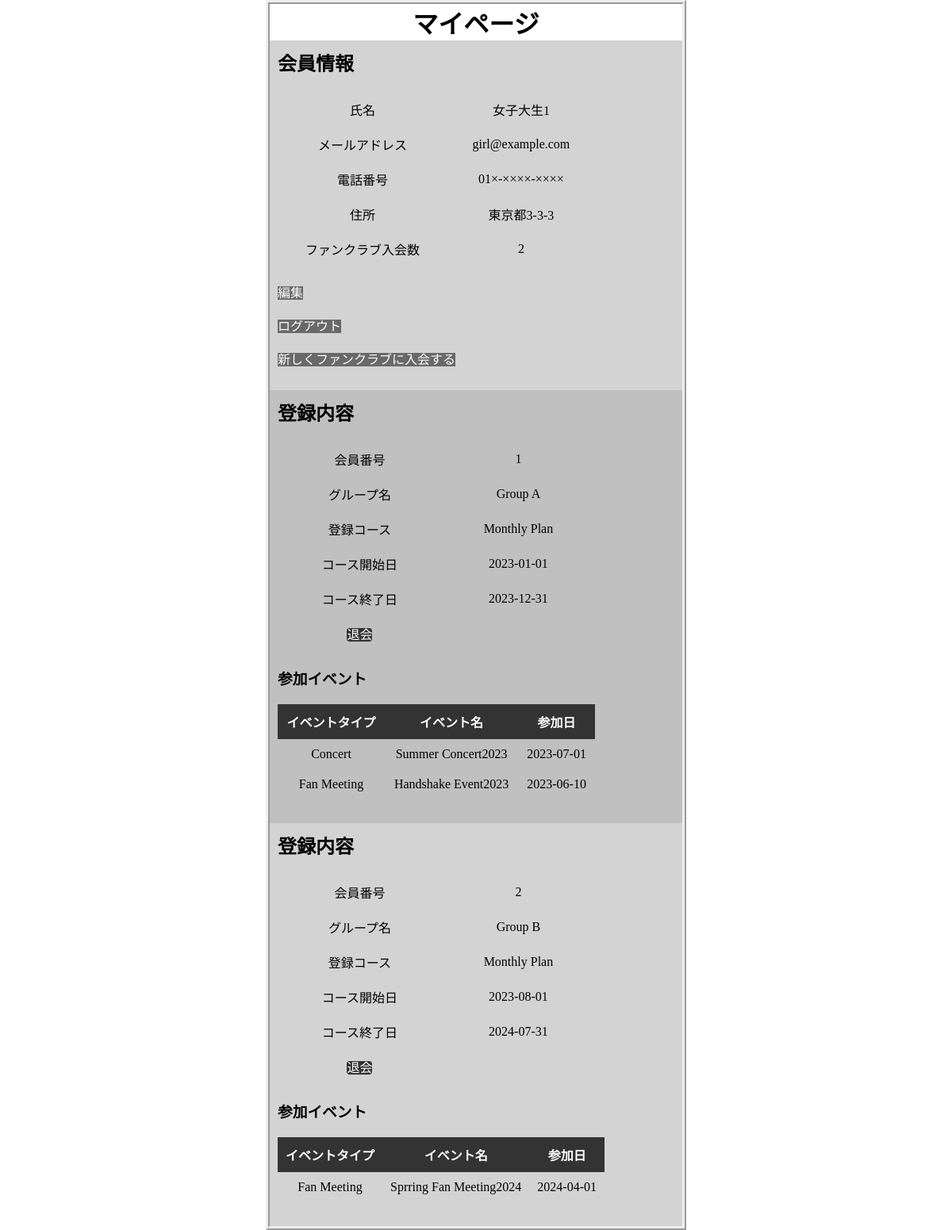
Screenshot of /customer/1 with the database file from the repository.
### tables this page shows
CREATE TABLE Customer (
    id INTEGER PRIMARY KEY,
    name TEXT,
    email TEXT UNIQUE,
    phone TEXT,
    address TEXT
);

CREATE TABLE Subscription (
    id INTEGER PRIMARY KEY,
    customer_id INTEGER,
    group_id INTEGER,
    course_id INTEGER,
    start_date date,
    end_date date,
    FOREIGN KEY (customer_id) REFERENCES Customer(id),
    FOREIGN KEY (group_id) REFERENCES Artist(id),
    FOREIGN KEY (course_id) REFERENCES SubscriptionCourse(id)
);

CREATE TABLE Artist (
    id INTEGER PRIMARY KEY,
    name TEXT,
    debut_year INTEGER
);

CREATE TABLE SubscriptionCourse (
    id INTEGER PRIMARY KEY,
    course_name TEXT,
    fee INTEGER,
    duration_months INTEGER NOT NULL
);

CREATE TABLE EventParticipation (
    subscription_id INTEGER,
    event_id INTEGER,
    participation_date date,
    PRIMARY KEY(subscription_id,event_id),
    FOREIGN KEY (subscription_id) REFERENCES Subscription(id),
    FOREIGN KEY (event_id) REFERENCES Event(id)
);

CREATE TABLE EventType (
    id INTEGER PRIMARY KEY,
    type_name TEXT
);

CREATE TABLE Event (
    id INTEGER PRIMARY KEY,
    name TEXT,
    group_id INTEGER,
    type_id INTEGER,
    FOREIGN KEY (group_id) REFERENCES Artist(id)
    FOREIGN KEY (type_id) REFERENCES EventType(id)
);

### app.py (the view)
@app.route('/customer/<id>')
def customer(id: str) -> str:
    con = get_db()
    cur = con.cursor()
    id_num = int(id)
    customer = cur.execute('SELECT * FROM Customer WHERE id = ?', (id_num,)).fetchone()
    cnt = cur.execute('''
        SELECT COUNT(s.id) AS subscription_count
        FROM
            Subscription s
        WHERE
            s.customer_id = ?
    ''', (id_num,)).fetchone()[0]
    s_list = cur.execute('''
        SELECT
            s.id AS subscription_id,
            a.name AS artist_name,
            sc.course_name,
            s.start_date,
            s.end_date
        FROM
            Subscription s
            JOIN Artist a ON s.group_id = a.id
            JOIN SubscriptionCourse sc ON s.course_id = sc.id
        WHERE
            s.customer_id = ?
    ''', (id_num,)).fetchall()
    e_dict = {}
    for subscription in s_list:
        subscription_id = subscription['subscription_id']
        events = cur.execute('''
            SELECT
                e.name AS event_name,
                et.type_name AS type_name,
                ep.participation_date AS participation_date
            FROM
                EventParticipation ep
                JOIN Event e ON ep.event_id = e.id
                JOIN EventType et ON e.type_id = et.id
            WHERE
                ep.subscription_id = ?
        ''', (subscription_id,)).fetchall()
        e_dict[subscription_id] = events
    return render_template('customer.html', customer=customer, s_list=s_list, e_dict=e_dict, cnt = cnt)

### app.py (called while the page is built)
def get_db() -> sqlite3.Connection:
    db = getattr(g, '_database', None)
    if db is None:
        db = g._database = sqlite3.connect(DATABASE)
        db.row_factory = sqlite3.Row  # カラム名でアクセスできるよう設定変更
    return db

@app.teardown_appcontext
def close_connection(exception: Optional[BaseException]) -> None:
    db = getattr(g, '_database', None)
    if db is not None:
        db.close()

### templates/customer.html (shortened to what this page needs)
<!DOCTYPE html>
<html lang="ja">
<head>
  <link rel="stylesheet" href="{{url_for('static',filename = 'design.css')}}">
</head>
<body>
  <div class = "outline">
    <h1>マイページ</h1>
    <div class = "back">
      <h2>会員情報</h2>
      <table>
	<tbody>
	  <tr>
	    <td>氏名</td>
	    <td>{{ customer.name }}</td>
	  </tr>
	  <tr>
	    <td>メールアドレス</td>
	    <td>{{ customer.email }}</td>
	  </tr>
	  <tr>
	    <td>電話番号</td>
	    <td>{{ customer.phone }}</td>
	  </tr>
	  <tr>
	    <td>住所</td>
	    <td>{{ customer.address }}</td>
	  </tr>
	  <tr>
	    <td>ファンクラブ入会数</td>
	    <td>{{ cnt }}</td>
	</tbody>
      </table>
      <p>
	<div class = "button_sub"><a href="{{ url_for('customer_edit', id=customer.id) }}">編集</a></div><br>
	<div class = "button_sub"><a href="{{ url_for('logout') }}">ログアウト</a></div><br>
	<div class = "button_sub"><a href = "{{ url_for('join_funclub', id = customer.id )}}">新しくファンクラブに入会する</a></div><br>
      </p>
    </div>
    {% for subscription in s_list %}
        <div class = "subscript_information">
          <h2>登録内容</h2>
	  <table>
	    <tbody>
	      <tr>
		<td>会員番号</td>
		<td>{{ subscription.subscription_id }}</td>
	      </tr>
	      <tr>
		<td>グループ名</td>
		<td>{{ subscription.artist_name }}</td>
	      </tr>
	      <tr>
		<td>登録コース</td>
		<td>{{ subscription.course_name }}</td>
	      </tr>
	      <tr>
		<td>コース開始日</td>
		<td>{{ subscription.start_date }}</td>
	      </tr>
	      <tr>
		<td>コース終了日</td>
		<td>{{ subscription.end_date }}</td>
	      </tr>
	      <tr>
		<td><div class = "button"><a href="{{ url_for('customer_del', id=subscription.subscription_id) }}">退会</a></div></td>
	      </tr>
	    </tbody>
	  </table>
          <h3>参加イベント</h3>
	  <table>
	    <thead>
	      <tr>
		<th>イベントタイプ</th>
		<th>イベント名</th>
		<th>参加日</th>
	      </tr>
	    </thead>
	    <tbody>
	      {% for eventparticipation in e_dict[subscription.subscription_id] %}
	      <tr>
		<td>{{ eventparticipation.type_name }}</td>
		<td>{{ eventparticipation.event_name }}</td>
		<td>{{ eventparticipation.participation_date }}</td>
	      </tr>
	      {% endfor %}
	    </tbody>
	  </table>
        </div>
    {% endfor %}
  </div>
</body>
</html>

### static/design.css (style rules this page uses)
* { margin:0; padding:0; }
body { border: ridge 5px; width: 520px; margin-right: auto; margin-left: auto; }
h1 { text-align:center; }
table { content-align:center; text-align:center; }
.button a { height: 30px; width: auto; border-radius: 4px; text-decoration: none; color: #ffffff; background: #333333; }
.button_sub a { height: 30px; width: auto; text-decoration: none; color: #ffffff; background: #696969; }
table { border-collapse: collapse; margin: 20px 0; font-size: 16px; min-width: 400px; }
table th, table td { padding:10px; order: 1px solid #ddd; }
table th { background-color: #333333; color: #ffffff; }
.back { width: 500px; background-color : #d3d3d3; padding : 10px; }
.subscript_information:nth-child(even) { width: 500px; background-color : #d3d3d3; padding : 10px; }
.subscript_information:nth-child(odd) { width: 500px; background-color : #c0c0c0; padding : 10px; }

### rows the page displays
Customer: name "女子大生1", email "girl@example.com", phone "01×-××××-××××", address "東京都3-3-3"
Subscription: subscription_id "1", artist_name "Group A", course_name "Monthly Plan", start_date "2023-01-01", end_date "2023-12-31"
EventParticipation: type_name "Concert", event_name "Summer Concert2023", participation_date "2023-07-01"
EventParticipation: type_name "Fan Meeting", event_name "Handshake Event2023", participation_date "2023-06-10"
Subscription: subscription_id "2", artist_name "Group B", course_name "Monthly Plan", start_date "2023-08-01", end_date "2024-07-31"
EventParticipation: type_name "Fan Meeting", event_name "Sprring Fan Meeting2024", participation_date "2024-04-01"

### other values shown
{{ cnt }} "2"
